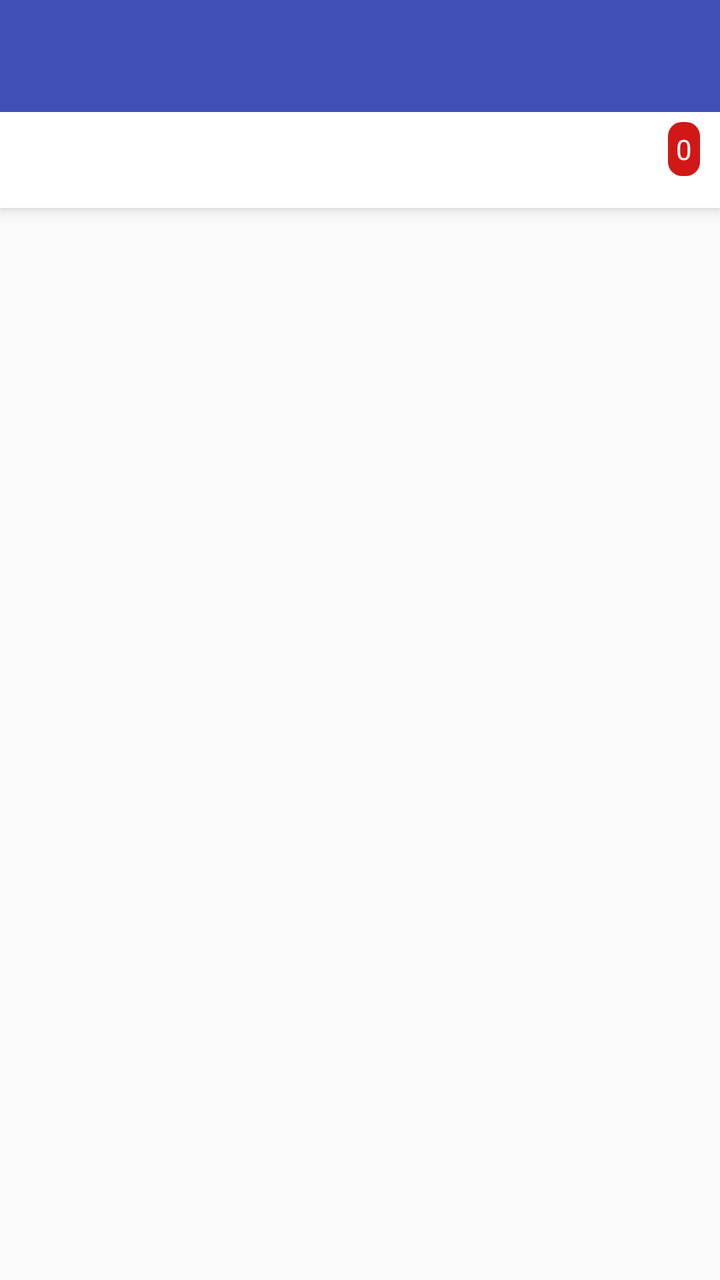
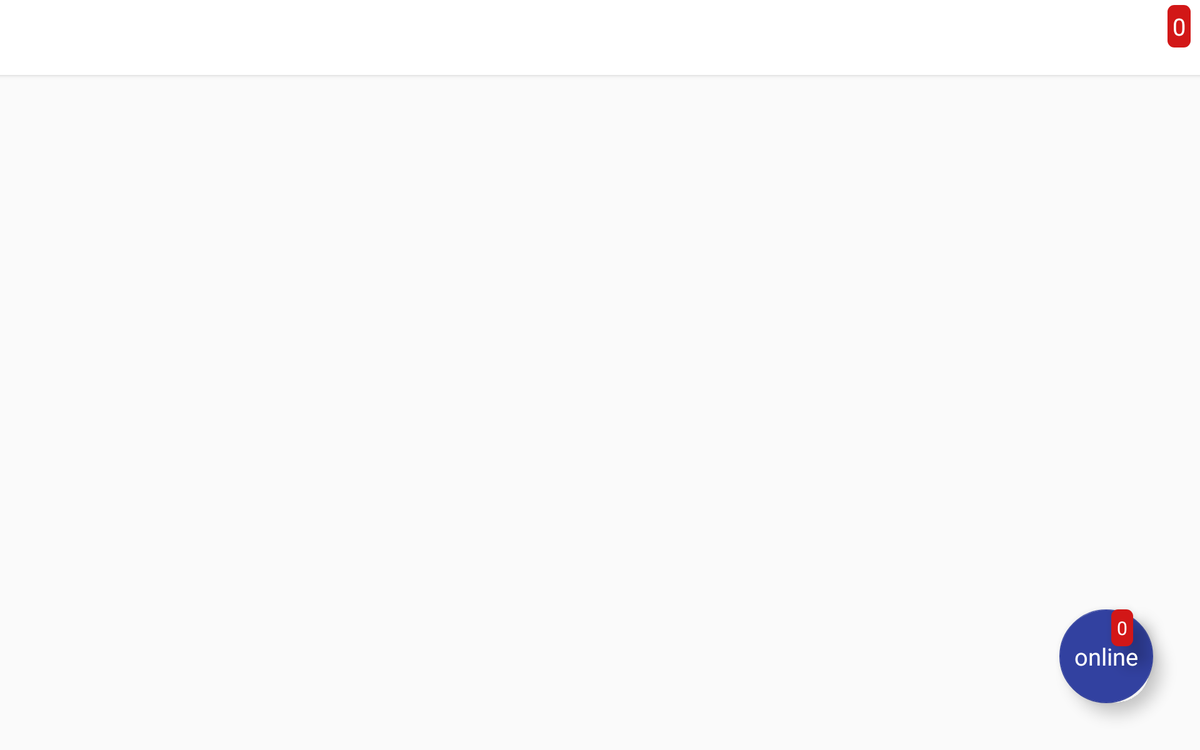

Two renders of one Android screen. The first uses the default layout on a phone; the second uses the alternative layout the repository ships for a different screen configuration, on a matching device. The two XML files are below.
<!-- AndroidManifest.xml: application theme AppTheme -->
<!-- res/layout/activity_trang_chu_offline.xml -->
<?xml version="1.0" encoding="utf-8"?>
<android.support.design.widget.CoordinatorLayout xmlns:android="http://schemas.android.com/apk/res/android"
    xmlns:app="http://schemas.android.com/apk/res-auto"
    xmlns:tools="http://schemas.android.com/tools"
    android:layout_width="match_parent"
    android:layout_height="match_parent"
    tools:context="com.techhub.chatadminnodejs.TrangChuActivity">


    <android.support.v4.widget.DrawerLayout
        android:id="@+id/drawerlayout"
        android:layout_width="match_parent"
        android:layout_height="match_parent">


        <RelativeLayout
            android:id="@+id/toolbarmhc1"
            android:layout_width="wrap_content"
            android:layout_height="wrap_content">

            <android.support.design.widget.CoordinatorLayout
                android:layout_width="match_parent"
                android:layout_height="match_parent">

                <android.support.design.widget.AppBarLayout
                    android:id="@+id/appbarmhc"
                    android:layout_width="match_parent"
                    android:layout_height="wrap_content"
                    android:theme="@style/ThemeOverlay.AppCompat.Light">
                    <RelativeLayout

                        android:layout_width="match_parent"
                        android:layout_height="wrap_content">
                        <android.support.v7.widget.Toolbar
                            app:theme="@style/ThemeOverlay.AppCompat.Dark"
                            android:id="@+id/toolbartrangchuoffline"
                            android:layout_width="match_parent"
                            android:layout_height="?attr/actionBarSize"></android.support.v7.widget.Toolbar>
                        <RelativeLayout
                            android:layout_width="match_parent"
                            android:layout_height="wrap_content">
                            <com.daasuu.bl.BubbleLayout
                                android:id="@+id/paddingtvcounttrangchuoffline"
                                android:layout_width="wrap_content"
                                android:layout_height="wrap_content"

                                android:visibility="gone"
                                android:layout_marginLeft="25dp"
                                android:layout_marginTop="10dp"
                                app:bl_arrowDirection="left"
                                app:bl_arrowHeight="5dp"
                                app:bl_arrowPosition="13dp"
                                app:bl_arrowWidth="10dp"
                                app:bl_bubbleColor="#d61811"
                                app:bl_cornersRadius="10dp">
                                <TextView
                                    android:textSize="10sp"
                                    android:id="@+id/tvcoutitemtrangchumenuoffline"
                                    android:text="0"
                                    android:padding="5dp"
                                    android:textColor="#ffffff"
                                    android:layout_width="wrap_content"
                                    android:layout_height="wrap_content" />
                            </com.daasuu.bl.BubbleLayout>
                        </RelativeLayout>

                        <android.support.design.widget.TabLayout
                            android:layout_below="@+id/toolbartrangchuoffline"
                            android:id="@+id/tablayoutmenuoffline"
                            android:layout_width="match_parent"
                            android:layout_height="wrap_content"
                            android:background="#ffffff"
                            app:tabGravity="fill"
                            app:tabIndicatorColor="#858381"
                            app:tabIndicatorHeight="3dp"
                            app:tabMode="fixed"
                            app:tabSelectedTextColor="#646362"
                            app:tabTextAppearance="@style/TabLayoutStyle"
                            app:tabTextColor="#969390">

                        </android.support.design.widget.TabLayout>

                        <RelativeLayout
                            android:layout_below="@+id/toolbartrangchuoffline"

                            android:layout_width="match_parent"
                            android:layout_height="match_parent">
                            <TextView

                                android:id="@+id/tvcartnboffline"
                                android:layout_width="wrap_content"
                                android:layout_height="wrap_content"
                                android:padding="4dp"
                                android:layout_alignParentRight="true"
                                android:layout_marginRight="10dp"
                                android:layout_marginTop="5dp"
                                android:background="@drawable/padingbagecart"
                                android:gravity="center"
                                android:text="0"
                                android:textColor="#fffffe" />
                        </RelativeLayout>

                    </RelativeLayout>
                </android.support.design.widget.AppBarLayout>


                <android.support.v4.view.ViewPager
                    android:id="@+id/viewpagemhcoffline"
                    app:layout_behavior="@string/appbar_scrolling_view_behavior"
                    android:layout_width="match_parent"
                    android:layout_height="match_parent"
                    android:layout_marginBottom="?attr/actionBarSize"
                    >
                </android.support.v4.view.ViewPager>


            </android.support.design.widget.CoordinatorLayout>








        </RelativeLayout>


        <android.support.design.widget.NavigationView
            android:id="@+id/navigationview"
            android:layout_width="match_parent"
            android:layout_height="match_parent"


            android:layout_gravity="start"
            android:background="#a20e0e0e">

            <LinearLayout

                android:layout_width="match_parent"

                android:layout_height="match_parent"
                android:orientation="vertical">

                <RelativeLayout
                    android:layout_width="match_parent"
                    android:layout_height="wrap_content">

                    <ListView
                        android:id="@+id/lvmenutrangchu"
                        android:layout_width="match_parent"
                        android:layout_height="wrap_content"
                        android:layout_marginTop="20dp"
                        android:divider="@android:color/transparent"
                        android:dividerHeight="0dp"></ListView>


                </RelativeLayout>

            </LinearLayout>


        </android.support.design.widget.NavigationView>


    </android.support.v4.widget.DrawerLayout>
</android.support.design.widget.CoordinatorLayout>
<!-- resources referenced by this layout -->
<resources>
  <!-- drawable padingbagecart (drawable) -->
  <?xml version="1.0" encoding="utf-8"?>
  <shape xmlns:android="http://schemas.android.com/apk/res/android"
      android:shape="rectangle">
      <solid android:color="#d21717" ></solid>
      <corners android:radius="7dp"></corners>
  
  </shape>
  <style name="TabLayoutStyle" parent="Base.Widget.Design.TabLayout">
          <item name="android:textSize">12sp</item>
  
          <item name="android:textAllCaps">false</item>
  
  
      </style>
  <style name="AppTheme" parent="Theme.AppCompat.Light.NoActionBar">
          
          <item name="colorPrimary">@color/colorPrimary</item>
          <item name="colorPrimaryDark">@color/colorPrimaryDark</item>
          <item name="colorAccent">@color/colorAccent</item>
      </style>
  <color name="colorPrimary">#3F51B5</color>
  <color name="colorPrimaryDark">#303F9F</color>
  <color name="colorAccent">#FF4081</color>
</resources>
<!-- res/layout-xlarge/activity_trang_chu_offline.xml (the repository's variant of the layout above) -->
<!-- drawn on a large tablet held sideways -->
<?xml version="1.0" encoding="utf-8"?>
<android.support.design.widget.CoordinatorLayout xmlns:android="http://schemas.android.com/apk/res/android"
    xmlns:app="http://schemas.android.com/apk/res-auto"
    xmlns:tools="http://schemas.android.com/tools"
    android:layout_width="match_parent"
    android:layout_height="match_parent"
    tools:context="com.techhub.chatadminnodejs.TrangChuActivity">


    <android.support.v4.widget.DrawerLayout
        android:id="@+id/drawerlayout"
        android:layout_width="match_parent"
        android:layout_height="match_parent">


        <RelativeLayout
            android:id="@+id/toolbarmhc1"
            android:layout_width="wrap_content"
            android:layout_height="wrap_content">

            <android.support.design.widget.CoordinatorLayout
                android:layout_width="match_parent"
                android:layout_height="match_parent">

                <android.support.design.widget.AppBarLayout
                    android:id="@+id/appbarmhc"
                    android:layout_width="match_parent"
                    android:layout_height="wrap_content"
                    android:theme="@style/ThemeOverlay.AppCompat.Light">
                    <RelativeLayout

                        android:layout_width="match_parent"
                        android:layout_height="wrap_content">

                        <android.support.design.widget.TabLayout
                            android:id="@+id/tablayoutmenuoffline"
                            android:layout_width="match_parent"
                            android:layout_height="80dp"
                            android:background="#ffffff"
                            app:tabGravity="fill"
                            app:tabIndicatorColor="#858381"
                            app:tabIndicatorHeight="3dp"
                            app:tabMode="fixed"
                            app:tabSelectedTextColor="#646362"
                            app:tabTextAppearance="@style/TabLayoutStyle"
                            app:tabTextColor="#969390"></android.support.design.widget.TabLayout>
                    </RelativeLayout>
                </android.support.design.widget.AppBarLayout>


                <android.support.v4.view.ViewPager
                    android:id="@+id/viewpagemhcoffline"
                    app:layout_behavior="@string/appbar_scrolling_view_behavior"
                    android:layout_width="match_parent"
                    android:layout_height="match_parent"
                    >
                </android.support.v4.view.ViewPager>


            </android.support.design.widget.CoordinatorLayout>

            <android.support.design.widget.CoordinatorLayout
                android:layout_width="match_parent"
                android:layout_height="match_parent">
                <RelativeLayout

                    android:layout_width="match_parent"
                    android:layout_height="match_parent">
                    <TextView

                        android:id="@+id/tvcartnboffline"
                        android:layout_width="wrap_content"
                        android:layout_height="wrap_content"
                        android:padding="5dp"
                        android:layout_alignParentRight="true"
                        android:layout_marginRight="10dp"
                        android:layout_marginTop="5dp"
                        android:background="@drawable/padingbagecart"
                        android:gravity="center"
                        android:textSize="25dp"
                        android:text="0"
                        android:textColor="#fffffe" />
                </RelativeLayout>
            </android.support.design.widget.CoordinatorLayout>


            <FrameLayout
                android:layout_width="200dp"
                android:layout_height="200dp"
                android:layout_alignParentBottom="true"


                android:layout_alignParentRight="true">
                <android.support.design.widget.FloatingActionButton
                    android:layout_width="100dp"
                    android:id="@+id/floatingbuttonselectoffline"
                    android:layout_gravity="center"
                    app:backgroundTint="#3241a0"

                    app:elevation="12dp"
                    android:layout_height="100dp"
                    />
                <TextView
                    android:id="@+id/tvselectonlineoffline"
                    android:layout_width="wrap_content"
                    android:layout_height="wrap_content"
                    android:layout_gravity="center"
                    android:elevation="16dp"
                    android:textSize="25dp"
                    android:text="online"
                    android:textColor="#ffffff"/>
                <TextView
                    android:id="@+id/tvcartnbfloatbuttonoffline"
                    android:elevation="16dp"
                    android:layout_gravity="center"
                    android:layout_marginLeft="17dp"
                    android:layout_marginBottom="30dp"
                    android:textColor="#ffffff"
                    android:padding="6dp"
                    android:layout_width="wrap_content"
                    android:layout_height="wrap_content"
                    android:text="0"
                    android:background="@drawable/padingbagecart"
                    android:textSize="20dp"/>
            </FrameLayout>

            <Button
                android:visibility="gone"
                android:id="@+id/btnlogout"
                android:layout_width="wrap_content"
                android:layout_height="wrap_content"
                android:text="logout"
                android:layout_alignParentBottom="true"/>

        </RelativeLayout>


        <android.support.design.widget.NavigationView
            android:id="@+id/navigationview"
            android:layout_width="match_parent"
            android:layout_height="match_parent"


            android:layout_gravity="start"
            android:background="#a20e0e0e">

            <LinearLayout

                android:layout_width="match_parent"

                android:layout_height="match_parent"
                android:orientation="vertical">

                <RelativeLayout
                    android:layout_width="match_parent"
                    android:layout_height="wrap_content">

                    <ListView
                        android:id="@+id/lvmenutrangchu"
                        android:layout_width="match_parent"
                        android:layout_height="wrap_content"
                        android:layout_marginTop="20dp"
                        android:divider="@android:color/transparent"
                        android:dividerHeight="0dp"></ListView>


                </RelativeLayout>

            </LinearLayout>


        </android.support.design.widget.NavigationView>


    </android.support.v4.widget.DrawerLayout>
</android.support.design.widget.CoordinatorLayout>
<!-- resources referenced by the variant -->
<!-- as a large tablet held sideways resolves them -->
<resources>
  <!-- drawable padingbagecart (drawable) -->
  <?xml version="1.0" encoding="utf-8"?>
  <shape xmlns:android="http://schemas.android.com/apk/res/android"
      android:shape="rectangle">
      <solid android:color="#d21717" ></solid>
      <corners android:radius="7dp"></corners>
  
  </shape>
  <!-- from res/values-xlarge/ -->
  <style name="TabLayoutStyle" parent="Base.Widget.Design.TabLayout">
          <item name="android:textSize">30dp</item>
  
          <item name="android:textAllCaps">false</item>
  
  
      </style>
  <!-- from res/values-xlarge/ -->
  <style name="AppTheme" parent="Theme.AppCompat.Light.NoActionBar">
          
          <item name="colorPrimary">@color/colorPrimary</item>
          <item name="colorPrimaryDark">@color/colorPrimaryDark</item>
          <item name="colorAccent">@color/colorAccent</item>
      </style>
  <color name="colorPrimary">#3F51B5</color>
  <color name="colorPrimaryDark">#303F9F</color>
  <color name="colorAccent">#FF4081</color>
</resources>
